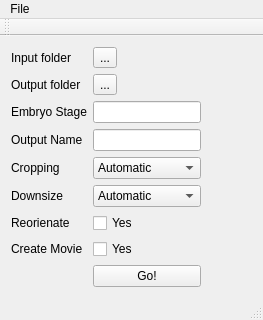
<?xml version="1.0" encoding="UTF-8"?>
<ui version="4.0">
 <class>MainWindow</class>
 <widget class="QMainWindow" name="MainWindow">
  <property name="geometry">
   <rect>
    <x>0</x>
    <y>0</y>
    <width>263</width>
    <height>303</height>
   </rect>
  </property>
  <property name="windowTitle">
   <string>MainWindow</string>
  </property>
  <widget class="QWidget" name="centralWidget">
   <layout class="QFormLayout" name="formLayout_2">
    <property name="fieldGrowthPolicy">
     <enum>QFormLayout::AllNonFixedFieldsGrow</enum>
    </property>
    <item row="0" column="0">
     <layout class="QGridLayout" name="gridLayout">
      <item row="2" column="1">
       <widget class="QLineEdit" name="lineEdit"/>
      </item>
      <item row="0" column="0">
       <widget class="QLabel" name="label">
        <property name="text">
         <string>Input folder</string>
        </property>
       </widget>
      </item>
      <item row="1" column="0">
       <widget class="QLabel" name="label_2">
        <property name="text">
         <string>Output folder</string>
        </property>
       </widget>
      </item>
      <item row="1" column="1">
       <widget class="QToolButton" name="toolButtonOutput">
        <property name="text">
         <string>...</string>
        </property>
       </widget>
      </item>
      <item row="3" column="0">
       <widget class="QLabel" name="label_8">
        <property name="text">
         <string>Output Name</string>
        </property>
       </widget>
      </item>
      <item row="3" column="1">
       <widget class="QLineEdit" name="lineEditName">
        <property name="text">
         <string/>
        </property>
       </widget>
      </item>
      <item row="4" column="0">
       <widget class="QLabel" name="label_3">
        <property name="text">
         <string>Cropping</string>
        </property>
       </widget>
      </item>
      <item row="5" column="0">
       <widget class="QLabel" name="label_4">
        <property name="text">
         <string>Downsize</string>
        </property>
       </widget>
      </item>
      <item row="5" column="1">
       <widget class="QComboBox" name="comboBoxScale">
        <item>
         <property name="text">
          <string>Automatic</string>
         </property>
        </item>
        <item>
         <property name="text">
          <string>Manual</string>
         </property>
        </item>
        <item>
         <property name="text">
          <string>No Downsize</string>
         </property>
        </item>
       </widget>
      </item>
      <item row="7" column="1">
       <widget class="QCheckBox" name="checkBoxMovie">
        <property name="text">
         <string>Yes</string>
        </property>
       </widget>
      </item>
      <item row="8" column="1">
       <widget class="QPushButton" name="pushButtonGo">
        <property name="text">
         <string>Go!</string>
        </property>
       </widget>
      </item>
      <item row="7" column="0">
       <widget class="QLabel" name="label_7">
        <property name="text">
         <string>Create Movie</string>
        </property>
       </widget>
      </item>
      <item row="2" column="0">
       <widget class="QLabel" name="label_9">
        <property name="text">
         <string>Embryo Stage</string>
        </property>
       </widget>
      </item>
      <item row="6" column="0">
       <widget class="QLabel" name="label_6">
        <property name="text">
         <string>Reorienate</string>
        </property>
       </widget>
      </item>
      <item row="6" column="1">
       <widget class="QCheckBox" name="checkBox">
        <property name="text">
         <string>Yes</string>
        </property>
       </widget>
      </item>
      <item row="4" column="1">
       <widget class="QComboBox" name="comboBoxCrop">
        <item>
         <property name="text">
          <string>Automatic</string>
         </property>
        </item>
        <item>
         <property name="text">
          <string>Manual</string>
         </property>
        </item>
        <item>
         <property name="text">
          <string>No crop</string>
         </property>
        </item>
       </widget>
      </item>
      <item row="0" column="1">
       <widget class="QToolButton" name="toolButtonInput">
        <property name="text">
         <string>...</string>
        </property>
       </widget>
      </item>
     </layout>
    </item>
   </layout>
  </widget>
  <widget class="QMenuBar" name="menuBar">
   <property name="geometry">
    <rect>
     <x>0</x>
     <y>0</y>
     <width>263</width>
     <height>21</height>
    </rect>
   </property>
   <widget class="QMenu" name="menuFile">
    <property name="title">
     <string>File</string>
    </property>
    <addaction name="separator"/>
    <addaction name="actionLoad_settings"/>
    <addaction name="actionSave_settings"/>
   </widget>
   <addaction name="menuFile"/>
  </widget>
  <widget class="QToolBar" name="mainToolBar">
   <attribute name="toolBarArea">
    <enum>TopToolBarArea</enum>
   </attribute>
   <attribute name="toolBarBreak">
    <bool>false</bool>
   </attribute>
  </widget>
  <widget class="QStatusBar" name="statusBar"/>
  <action name="actionLoad_settings">
   <property name="text">
    <string>Load settings</string>
   </property>
  </action>
  <action name="actionSave_settings">
   <property name="text">
    <string>Save settings</string>
   </property>
  </action>
 </widget>
 <layoutdefault spacing="6" margin="11"/>
 <resources/>
 <connections/>
</ui>
